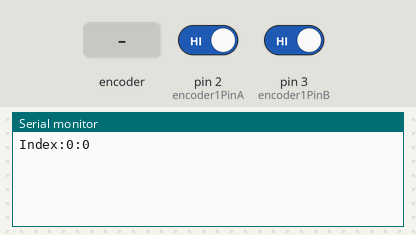
This sketch was run on a simulated Arduino Uno, built with avr-gcc and run on an emulated ATmega328P. Shown: the last lines printed to the serial monitor. The test bench sets the inputs (shaded band); at power-on: pin 2 (encoder1PinA) HIGH, pin 3 (encoder1PinB) HIGH.

Above: at 1.2 s.
1.3 s: rotary encoder on pin 2 (encoder1PinA) / pin 3 (encoder1PinB) turned 1 step (first pin leading)
At 2.6 s:
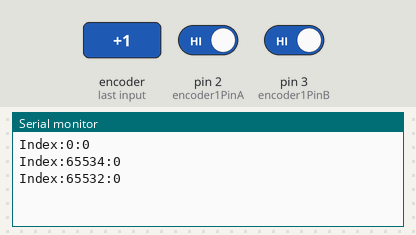
3.0 s: rotary encoder on pin 2 (encoder1PinA) / pin 3 (encoder1PinB) turned 1 step (first pin leading)
At 4.1 s:
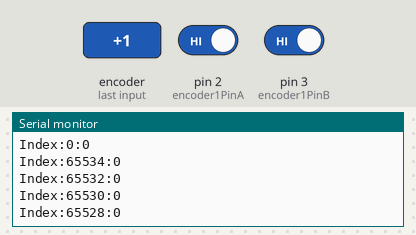
Timing chart, 0 to 6.0 s (numbered marks = the images above; inputs shaded):
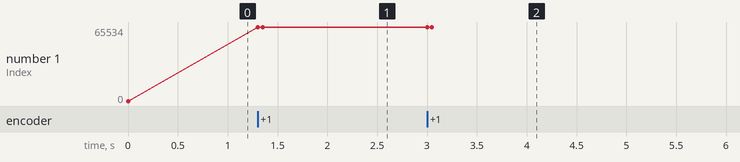

The sketch:

112_Encoder.ino
```cpp
enum PinAssignments {
  encoder1PinA = 2,
  encoder1PinB = 3,

  encoder2PinA = 4,
  encoder2PinB = 5,
};

volatile unsigned int encoderPos1 = 0;
unsigned int lastReportedPos1 = 1;
volatile unsigned int encoderPos2 = 0;
unsigned int lastReportedPos2 = 1;

boolean A_set1 = false;
boolean B_set1 = false;
boolean A_set2 = false;
boolean B_set2 = false;

void setup()
{
  pinMode(encoder1PinA, INPUT);       //Set encoder pins as inputs
  pinMode(encoder1PinB, INPUT);
  pinMode(encoder2PinA, INPUT);
  pinMode(encoder2PinB, INPUT);

  attachInterrupt(digitalPinToInterrupt(2), doEncoder1A, CHANGE);  //Set up an interrupt for each encoder
  attachInterrupt(digitalPinToInterrupt(4), doEncoder2A, CHANGE);

  Serial.begin(9600);                       //Set up serial communications
}


void loop()
{

  //If there has been a change in value of either encoder then print the
  //  encoder values to the serial port
  if ((lastReportedPos1 != encoderPos1)||(lastReportedPos2 != encoderPos2))
  {
    Serial.print("Index:");
    Serial.print(encoderPos1, DEC);
    Serial.print(":");
    Serial.print(encoderPos2, DEC);
    Serial.println();
    lastReportedPos1 = encoderPos1;
    lastReportedPos2 = encoderPos2;
  }
}

// Interrupt on A changing state
void doEncoder1A(){
  // Test transition
  A_set1 = digitalRead(encoder1PinA) == HIGH;
  // and adjust counter + if A leads B
  encoderPos1 += (A_set1 != B_set1) ? +1 : -1;

  B_set1 = digitalRead(encoder1PinB) == HIGH;
  // and adjust counter + if B follows A
  encoderPos1 += (A_set1 == B_set1) ? +1 : -1;
}


// Interrupt on A changing state
void doEncoder2A(){
  // Test transition
  A_set2 = digitalRead(encoder2PinA) == HIGH;
  // and adjust counter + if A leads B
  encoderPos2 += (A_set2 != B_set2) ? +1 : -1;

   B_set2 = digitalRead(encoder2PinB) == HIGH;
  // and adjust counter + if B follows A
  encoderPos2 += (A_set2 == B_set2) ? +1 : -1;
}
```

Measured:
- after the input at 1.3 s, the serial monitor: prints a new line at once (image 1)
- after the input at 3.0 s, the serial monitor: prints a new line at once (image 2)
- plotted number 1: 0 → 65532 after the input at 1.3 s, 65532 → 65528 after the input at 3.0 s
